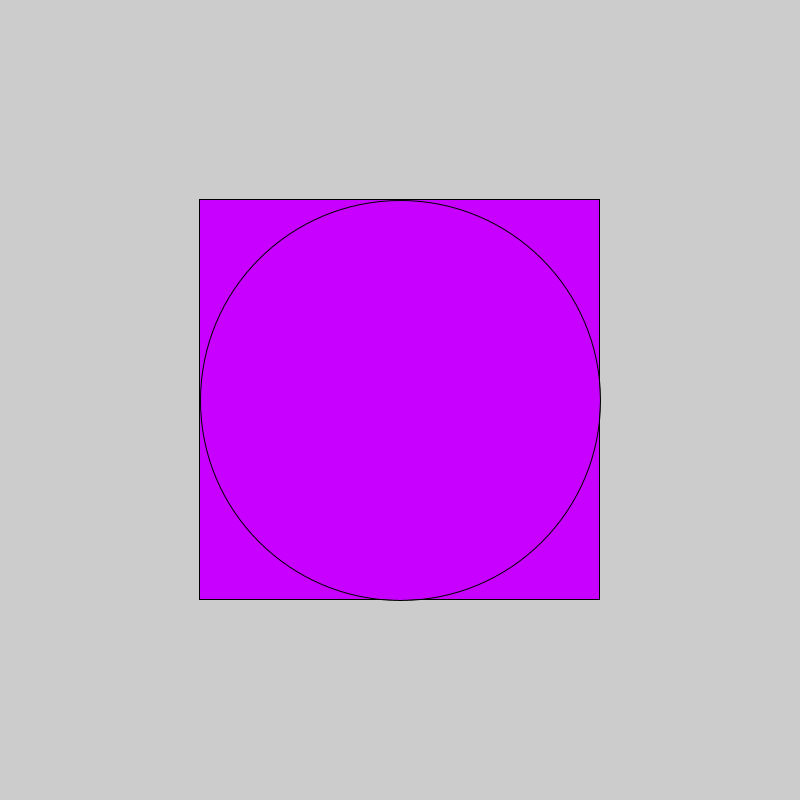
Frame 1 (no input)
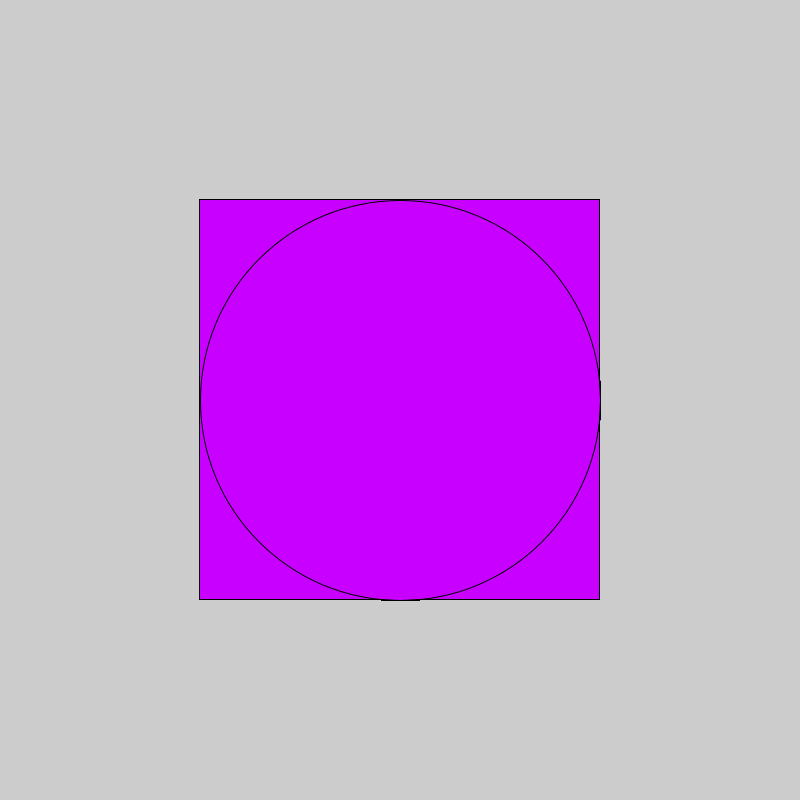
Frame 60 (the mouse pressed at the canvas centre just before this capture)
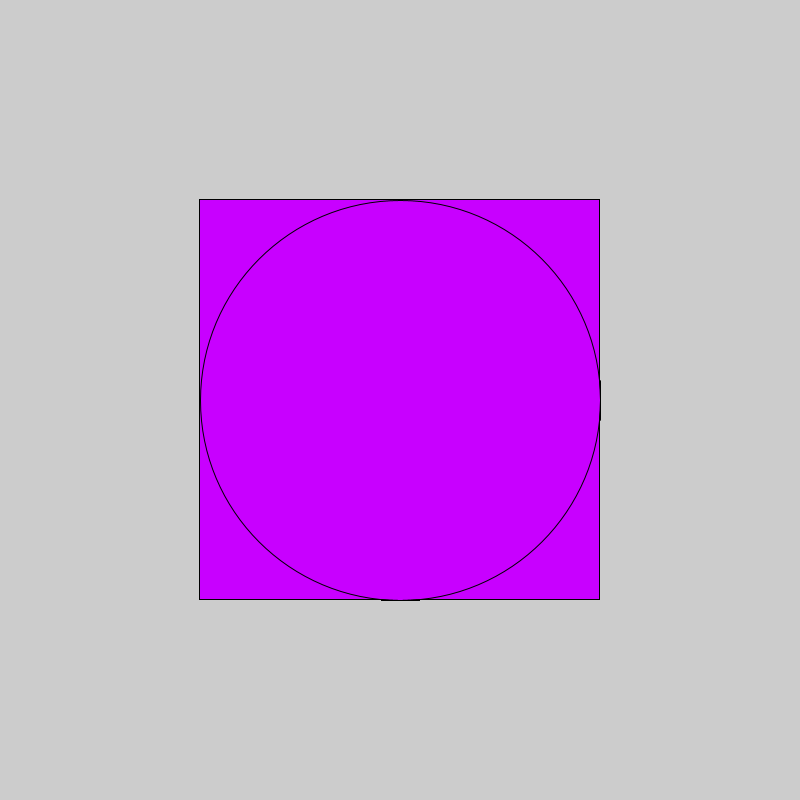
Frame 120 (the mouse held since frame 60 and released just before this capture)

The Processing sketch that drew these frames (run headless with seeded random() and noise(); from frame 60 on, the mouse is pressed at the canvas centre):

// Processing sketch: sketch_1_Drawing_Shapes_and_Fill
// ── sketch_1_Drawing_Shapes_and_Fill.pde
void setup() {
  size(800, 800); // Creates the canvas
}
void draw() {
  fill (200, 0, 255); // Makes the colour of the following shapes purple
  rect(199, 199, 400, 400); // draws a rectangle
  ellipse(400, 400, 400, 400); // draws a circle
}
